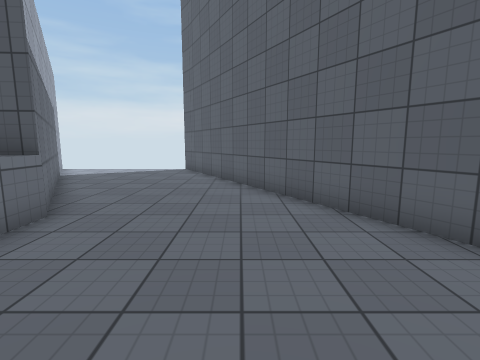
[1] (above)

24 first-person views from a walk through a 3-D level made in the Unity game engine. The camera is 1.4 m above the floor, tilts 8° down and sees 85° across. The floor is counted in squares, 1 m on a side. Each view is taken from the middle of a square. On the plan, view 1 faces up. The plan holds only what a view shows up to about 13 squares ahead; the rest is blank. The place goes on beyond the plan. Surface patterns are stand-ins for the level's own textures.

[2]
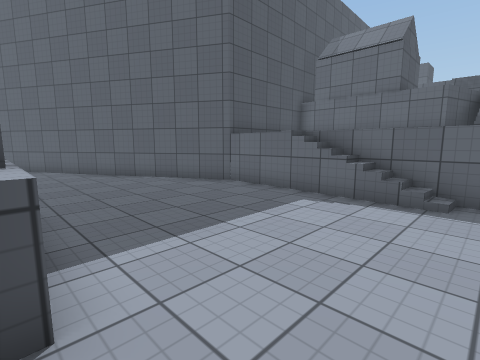

[3]
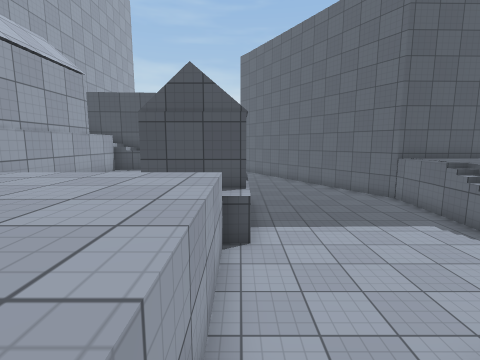

[4]
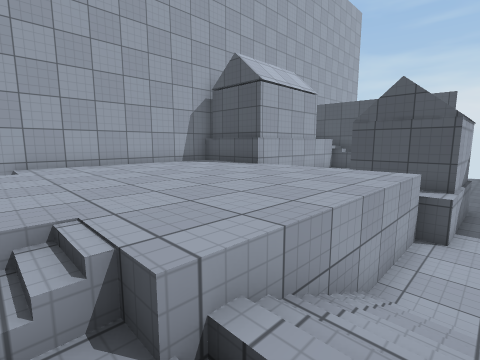

[5]
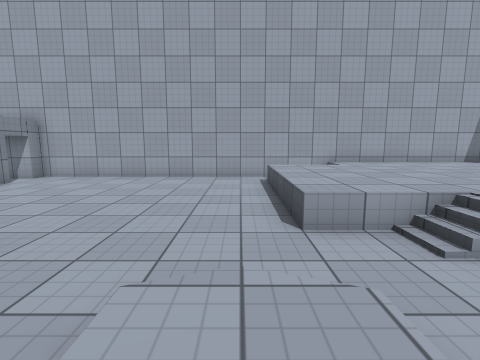

[6]
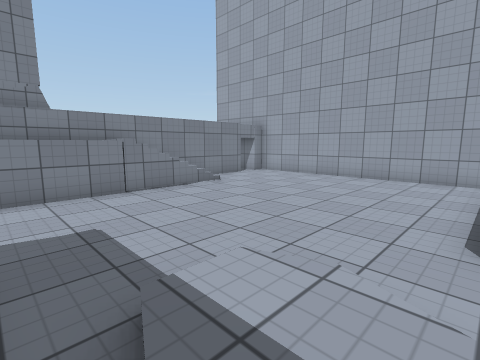

[7]
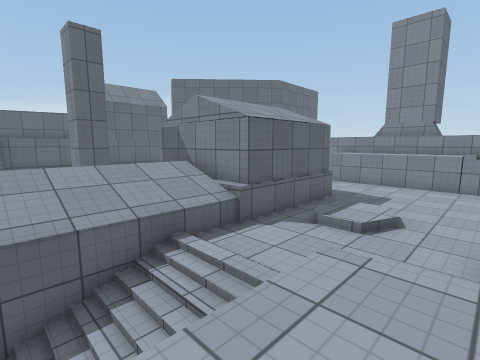

[8]
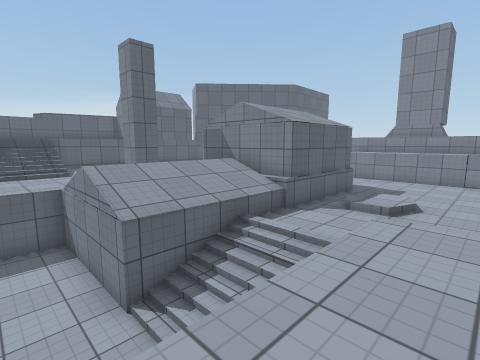

[9]
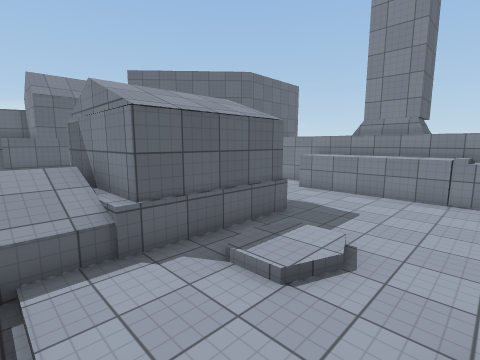

[10]
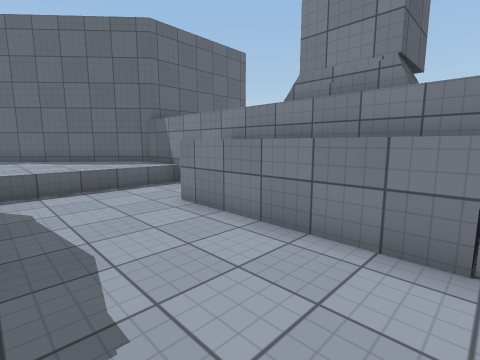

[11]
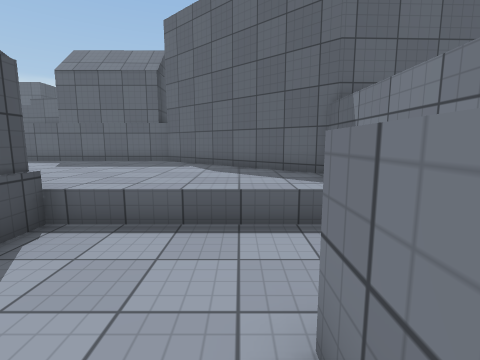

[12]
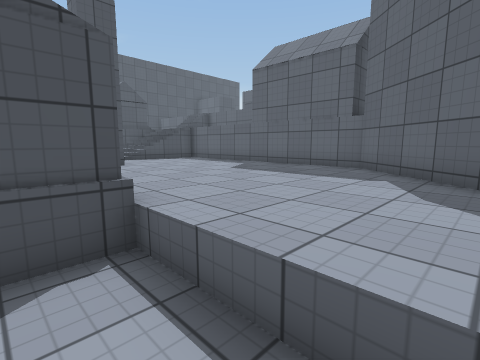

[13]
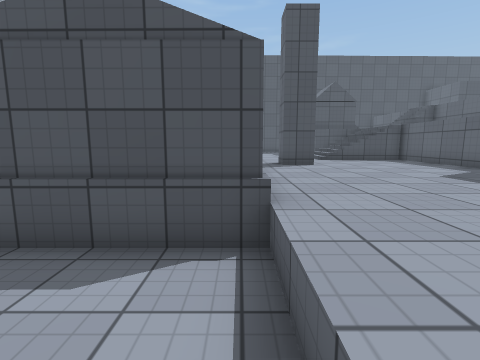

[14]
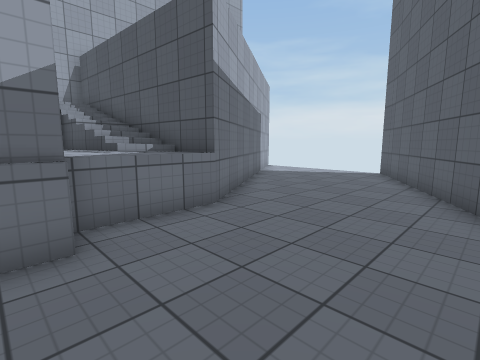

[15]
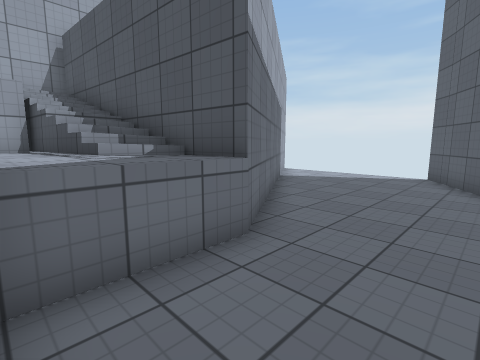

[16]
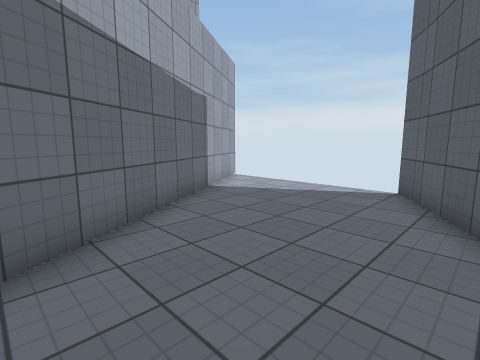

[17]
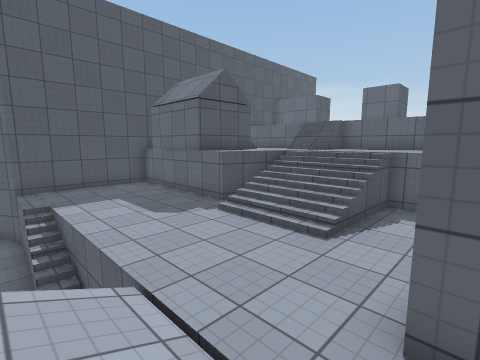

[18]
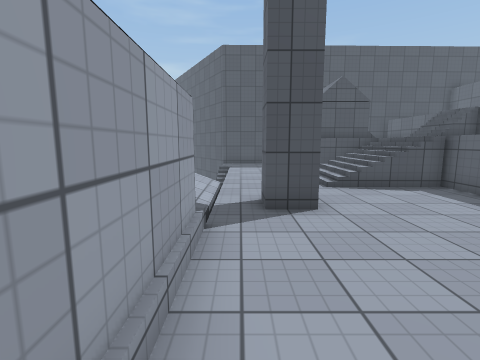

[19]
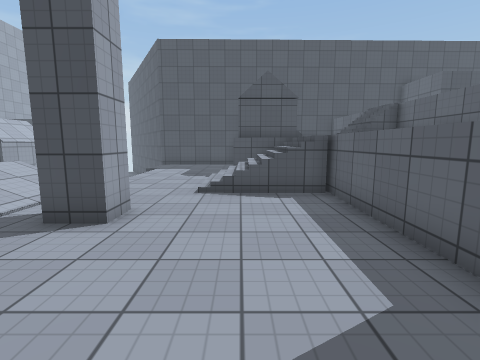

[20]
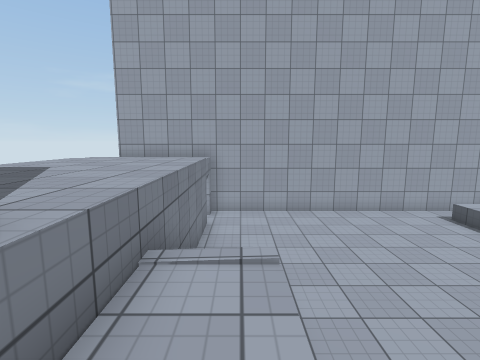

[21]
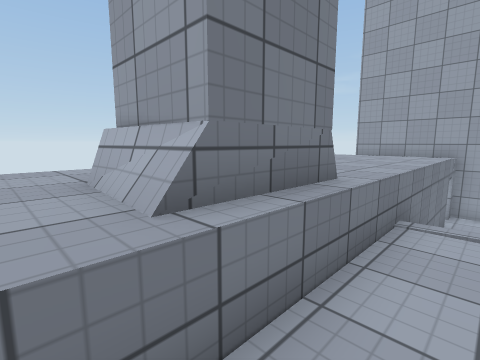

[22]
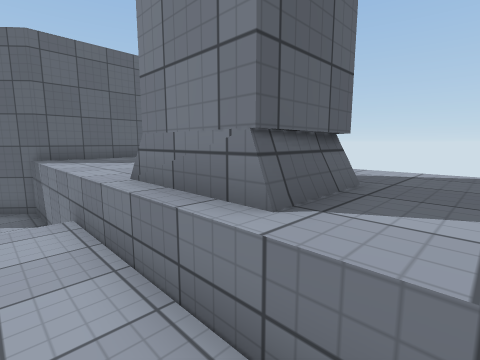

[23]
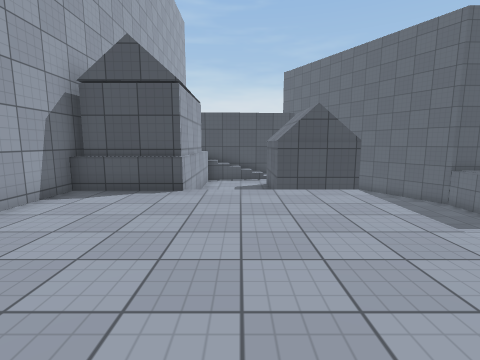

[24]
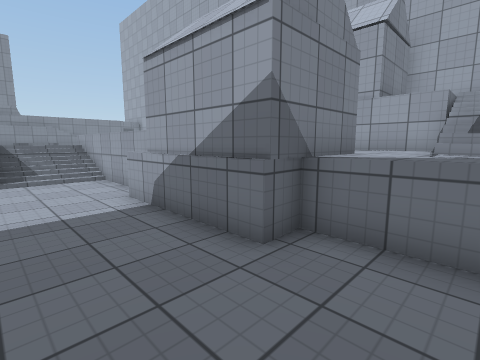

### Floor plan
Key: @ floor where view 1 was taken; # wall or solid block; x gap in a wall; . main floor; - floor 0.25 m lower than the main floor; _ floor 0.5 m lower than the main floor; : floor 1 m higher than the main floor; < floor 1.75 m lower than the main floor; / step, stairs or slope; = window, fence, low wall or low ledge; ^ raised ledge; v drop or lower ground.
Columns run from 12 left of view 1 to 14 right of it. Each row starts with its distance up from view 1.
 15   #
 14   #<<<<<<##
 13   ##<<<<<<#
 12    ##<<<<<##
 11     #<<<<<<##
 10     ##<<<<<<#
  9      ##<<<<<##
  8       #<<<<<<#
  7       ##<<<<<##
  6        ##<<<<<#
  5      ####<<<<<##
  4 #^   #^^^<<<<<<##
  3 #^ ###^^^<<<<<<<######
  2 #  ^^^^^^#<<<<<<.....#
  1 #^^^^^^  #<<<<<<.....#
  0    ^^^^  #<<@<<</....#
 -1    ^  ^^ #<<<<<</....#
 -2    ^  ^^^^<<<<<</....###^
 -3 ###x^^^^^^<<<<<</....## ^^^
 -4 #........<<<<<<</....#=^ ^^
 -5 #........<<<<<<<<...////^ ^
 -6 #........<<<<<<<<...////^^
 -7 #......../////://...////^^^
 -8 #......../////://....==v^^
 -9 #......../////://.......^
-10 #......../////://.#.....^
-11 #_.....//___//: /.......^
-12 #_.....=____#####.......^
-13 #_=vvvv=_//_#   #.......#
-14 #________--_#   #.......#
-15 #________//_#   #.......#
-16 #___________#####.......#
-17 #___________#####......##
-18 #________________.....##
-19 #________________.....#
-20 #________________....##
-21 #____///::::::___...##
-22 ######^^^^===^###^^##
-23  #    ^^^^###^#  ^^
-24       ^^^^###^   ^^

Positions as (right, up) in squares from view 1, and headings:
1: (0, 0), facing up
2: (-3, -5), facing up-right
3: (-3, -9), facing up
4: (-2, -11), facing up-left
5: (-1, -14), facing left
6: (-1, -13), facing down-left
7: (-5, -7), facing down-right
8: (-5, -5), facing down-right
9: (-5, -10), facing down-right
10: (-4, -17), facing down-right
11: (0, -20), facing right
12: (3, -20), facing up-right
13: (4, -20), facing up
14: (1, 1), facing up-left
15: (-1, 2), facing up-left
16: (-1, 6), facing up-left
17: (3, -10), facing up-right
18: (5, -16), facing up
19: (9, -15), facing up
20: (-1, -21), facing left
21: (1, -21), facing down-left
22: (-4, -21), facing down-right
23: (-7, -11), facing up
24: (0, 4), facing down-left
